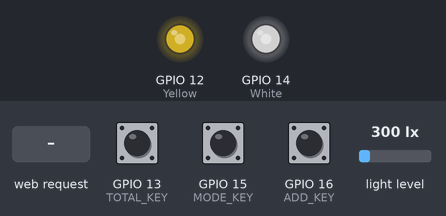
A sketch run on a simulated ESP8266 (NodeMCU). On the bench: output pins drawn as LEDs (lit = HIGH). Wiring (inferred from the names in the program): BH1750 light sensor at I2C address 0x23. The inputs (shaded band) are chosen by the test bench; at power-on: GPIO 13 (TOTAL_KEY) LOW, GPIO 15 (MODE_KEY) LOW, GPIO 16 (ADD_KEY) LOW, light level 300 lx. What the sketch prints to the serial monitor is not drawn.

Above: at 1.2 s.
1.3 s: GPIO 13 (TOTAL_KEY) pulled HIGH for 0.15 s
At 1.37 s:
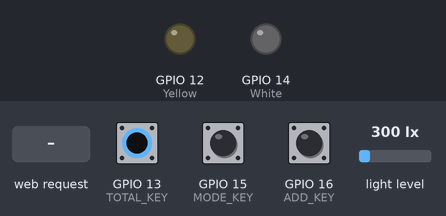
2.9 s: HTTP request GET /WH received
At 4.1 s:
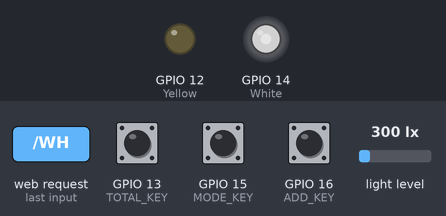
4.4 s: HTTP request GET /YL received
At 5.4 s:
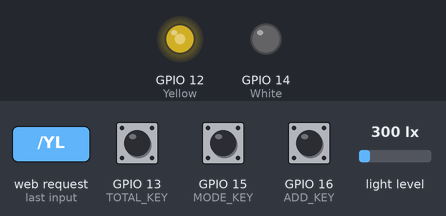
5.9 s: HTTP request GET /SUB received
At 6.5 s:
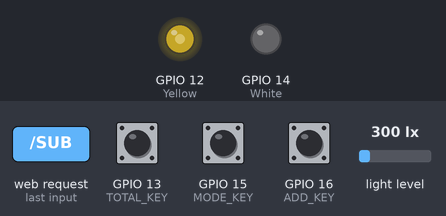
7.4 s: HTTP request GET /CB received
At 8.6 s:
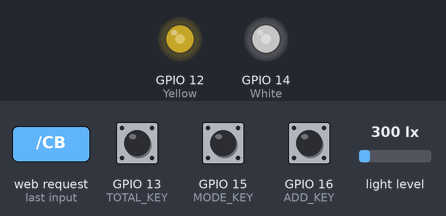
8.9 s: HTTP request GET /WH received
At 10.0 s:
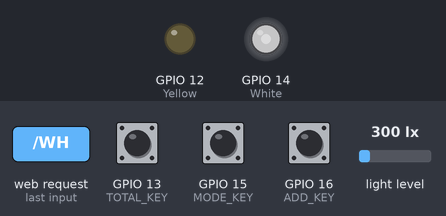
Timing chart, 0 to 11.4 s (numbered marks = the images above; inputs shaded):
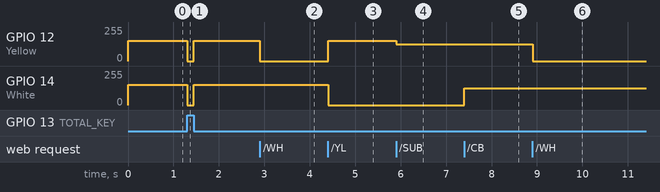

The sketch:

prj.ino
```cpp
#include <Wire.h> //IIC
#include <ESP8266WiFi.h>
#include <WiFiClient.h>
#include <ESP8266WebServer.h>
#include <ESP8266mDNS.h>
#include <string.h>

# define White 14 //GPIO0 D3
# define Yellow 12 //GPIO2 D4

#define  TOTAL_KEY  13
#define  MODE_KEY  15
#define  ADD_KEY   16
#define  SUB_KEY   2

#define MODE_KEY_VAL digitalRead(MODE_KEY)  //PULL_DOMN
#define ADD_KEY_VAL digitalRead(ADD_KEY)    //PULL_UP
#define SUB_KEY_VAL digitalRead(SUB_KEY)    //PULL_UP

//Wifi message
#ifndef STASSID
#define STASSID "ESP8266"
#define STAPSK  "00000000"
#endif

const char* ssid = STASSID;
const char* password = STAPSK;

uint8_t led_mode=2; //0:White,1:Yellow,2:White & Yellow
uint8_t pwm_mode=0; //0:AUTO,1:HAND
uint8_t led_switch=1; //0:off,1:on
int hand_mode_pwm_num=500;//the pwm num in hand mode
float pwm_num=0;//0~1000
float coefficient=-5;

int BH1750address = 0x23;
byte buff[2];
float lx_val = 0;

WiFiServer server(80);

uint8_t CONTORL_MODE=1;//0:hand,1:auto

void setup()
{
  Wire.begin();
  BH1750_Init(BH1750address);
  Serial.begin(115200);

  //PWM pin
  pinMode(White,OUTPUT);
  pinMode(Yellow,OUTPUT);

  //AP mode set
  WiFi.mode(WIFI_AP);
  WiFi.softAP(ssid, password);
  IPAddress IP = WiFi.softAPIP();
  Serial.println(IP);

  //key pin
  pinMode(TOTAL_KEY, INPUT);
  pinMode(MODE_KEY, INPUT);
  pinMode(ADD_KEY, INPUT);
  pinMode(SUB_KEY, INPUT);

  server.begin();

  analogWriteFreq(1000);
  analogWriteRange(1000);
}

void loop()
{
  uint8_t key_val=0;

  CONTORL_MODE=digitalRead(TOTAL_KEY);
  web_server();

  // parameter generation
  if(CONTORL_MODE)
  {
      if (2 == BH1750_Read(BH1750address))
    {
      if (buff[0] == 255 && buff[1] == 255)
    {
      lx_val = 65535;
    } else {
      lx_val = ((buff[0] << 8) | buff[1]) / 1.2; //芯片手册中规定的数值计算方式
    }
    Serial.print(lx_val, DEC);
    Serial.println("[lx]");
    }
    pwm_cal();
  }
  else
  {
    Serial.print(hand_mode_pwm_num);
    key_val=key_scan();
    switch(key_val)
    {
      case 1:
        if(led_mode==2)
        {
          led_mode=0;
        }
        else
        {
          led_mode++;
        }
      break;
      case 2:
        if(hand_mode_pwm_num<1000)
        {
          hand_mode_pwm_num+=100;
        }
        else
        {
          hand_mode_pwm_num=1000;
        }
      break;
      case 3:
        if(hand_mode_pwm_num>0)
      {
        hand_mode_pwm_num-=100;
      }
        else
      {
        hand_mode_pwm_num=0;
      }
      break;
      default:
      break;
    }
}


  //pwm output control
  if(led_switch||!CONTORL_MODE)
  {
  switch(led_mode)
  {
    case 0:
      analogWrite(Yellow,0);
      if(pwm_mode||!CONTORL_MODE)
      {
        analogWrite(White,hand_mode_pwm_num);
      }
      else
      {
        analogWrite(White,pwm_num);
      }
      break;
    case 1:
      analogWrite(White,0);
      if(pwm_mode||!CONTORL_MODE)
      {
        analogWrite(Yellow,hand_mode_pwm_num);
      }
      else
      {
        analogWrite(Yellow,pwm_num);
      }
      break;
    case 2:
      if(pwm_mode||!CONTORL_MODE)
      {
        analogWrite(White,hand_mode_pwm_num);
        analogWrite(Yellow,hand_mode_pwm_num);
      }
      else
      {
        analogWrite(White,pwm_num);
        analogWrite(Yellow,pwm_num);
      }
      break;
    default:
      analogWrite(Yellow,0);
      if(pwm_mode||!CONTORL_MODE)
      {
        analogWrite(White,hand_mode_pwm_num);
      }
      else
      {
        analogWrite(White,pwm_num);
      }
      break;
  }
  }
  else
  {
    analogWrite(White,0);
    analogWrite(Yellow,0);
  }


}

uint8_t key_flag=1;
uint8_t key_scan()
{
  if((MODE_KEY_VAL||!ADD_KEY_VAL||!SUB_KEY_VAL)&&key_flag)
  {
    key_flag=0;
    delay(10);
    if(MODE_KEY_VAL) return 1;
    else if(!ADD_KEY_VAL) return 2;
    else if(!SUB_KEY_VAL) return 3;
  }
  else if(!MODE_KEY_VAL&&ADD_KEY_VAL&&SUB_KEY_VAL) key_flag=1;
  return 0;
}


int BH1750_Read(int address)
{
  int i = 0;
  Wire.beginTransmission(address);
  Wire.requestFrom(address, 2);
  while (Wire.available())
  {
    buff[i] = Wire.read();  // receive one byte
    i++;
  }
  Wire.endTransmission();
  return i;
}

void BH1750_Init(int address)
{
  Wire.beginTransmission(address);
  Wire.write(0x10);
  Wire.endTransmission();
}

void pwm_cal()
{
  if(lx_val>200)
  {
    pwm_num=0;
  }
  else if(lx_val<=0)
  {
    pwm_num=1000;
  }
  else
  {
    pwm_num=coefficient*lx_val+1000;
  }

  if(pwm_num>1000)
  {
    pwm_num=1000;
  }

}

String  led_mode_s="晴朗";
String  pwm_mode_s="自动";
String  led_cond_s="关闭";
String  led_cond_opposite_s="开启";
String  led_cond_url_s="http://192.168.4.1/ON";
String  light_adjust_mode_s="(禁用)";
String  button_mode_s="style=\"height:75px;width:175px;font-size:30px;color:grey\"";
void web_server()
{
  WiFiClient client = server.available();

  if (client) {

  client.setTimeout(5000); // default is 1000

  // Read the first line of the request
  String req = client.readStringUntil('\r');
  Serial.println(F("request: "));
  Serial.println(req);


  // Match the request;url content
  if (req.indexOf(F("/WH")) != -1) {
    led_mode = 0;
    //led_mode_s="晴朗";
  } else if (req.indexOf(F("/YL")) != -1) {
    led_mode = 1;
    //led_mode_s="黄昏";
  }
  else if(req.indexOf(F("/CB")) != -1)
  {
    led_mode=2;
    //led_mode_s="多云";
  }
  else if(req.indexOf(F("/AU")) != -1)
  {
    pwm_mode=0;
    //pwm_mode_s="自动";
  }
  else if(req.indexOf(F("/HA")) != -1)
  {
    pwm_mode=1;
    //pwm_mode_s="手动";
  }
  else if(req.indexOf(F("/SUB")) != -1)
  {
    if(hand_mode_pwm_num>0)
    {
      hand_mode_pwm_num-=100;
    }
    else
    {
      hand_mode_pwm_num=0;
    }
  }
  else if(req.indexOf(F("/ADD")) != -1)
  {
    if(hand_mode_pwm_num<1000)
    {
      hand_mode_pwm_num+=100;
    }
    else
    {
      hand_mode_pwm_num=1000;
    }
  }
  else if(req.indexOf(F("/ON")) != -1)
  {
    led_switch=1;
    //led_cond_s="开启";
    //led_cond_opposite_s="关闭";
    //led_cond_url_s="http://192.168.4.1/OFF";
  }
  else if(req.indexOf(F("/OFF"))!=-1)
  {
    led_switch=0;
    //led_cond_s="关闭";
    //led_cond_opposite_s="开启";
    //led_cond_url_s="http://192.168.4.1/ON";
  }
  else {
    Serial.println(F("invalid request"));
  }

//string judge
  if(led_switch)
  {
    led_cond_s="开启";
    led_cond_opposite_s="关闭";
    led_cond_url_s="http://192.168.4.1/OFF";
  }
  else
  {
    led_cond_s="关闭";
    led_cond_opposite_s="开启";
    led_cond_url_s="http://192.168.4.1/ON";
  }

  if(!pwm_mode)
  {
    pwm_mode_s="自动";
    light_adjust_mode_s="(禁用)";
    button_mode_s="style=\"height:75px;width:175px;font-size:30px;color:darkgrey\"";
  }
  else
  {
    pwm_mode_s="手动";
    light_adjust_mode_s="(启用)";
    button_mode_s="style=\"height:75px;width:175px;font-size:30px;color:black\"";
  }

  switch(led_mode)
  {
    case 0:
      led_mode_s="晴朗";
      break;
    case 1:
      led_mode_s="黄昏";
      break;
    case 2:
      led_mode_s="多云";
      break;
    default:
    break;
  }

  // read/ignore the rest of the request
  // do not client.flush(): it is for output only, see below
  while (client.available()) {
    // byte by byte is not very efficient
    client.read();
  }

  // Send the response to the client
  // it is OK for multiple small client.print/write,
  // because nagle algorithm will group them into one single packet
String Page=String("HTTP/1.1 200 OK\r\nContent-Type: text/html\r\n\r\n<!DOCTYPE html>")+
"<html>"+
"<head>"+
"<meta charset=\"utf-8\">"+
"<title>灯光画远程遥控服务器</title>"+
"</head>"+
"<body>"+
"<h1 style=\"text-align:center;font-size:60px;\">欢迎使用灯光画远程遥控服务器</h1>"+
"<hr />"+
"<h2 style=\"text-align:center;font-size:50px;\">总开关</h2>"+
"<p style=\"text-align:center;\">"+
    "<font style=\"font-size:40px\">"+
        "现在的灯光画已经<b style=\"color:red;\">"+led_cond_s+"</b>，点击下列选项可<b>"+led_cond_opposite_s+"</b>灯光画"+
    "</font>"+
    "<form style=\"text-align:center;\">"+
        "<input type=\"button\" value=\" "+led_cond_opposite_s+" \" style=\"height:75px;width:175px;font-size:30px;\" onclick=\"window.location.href='"+led_cond_url_s+"'\">"+
    "</form>"+
"</p>"+
"<hr/>"+
"<h2 style=\"text-align:center;font-size:50px;\">光色选择</h2>"+
"<p style=\"text-align:center;\">"+
    "<font style=\"font-size:40px\">"+
        "现在的光色是<b style=\"color:red;\">"+led_mode_s+"</b>，点击下列选项可切换光色"+
    "</font>"+
    "<form style=\"text-align:center;\">"+
        "<input type=\"button\" style=\"height:75px;width:175px;font-size:30px;\" value=\"晴朗\" onclick=\"window.location.href='http://192.168.4.1/WH'\">" +
        "<input type=\"button\" style=\"height:75px;width:175px;font-size:30px;\" value=\"黄昏\" onclick=\"window.location.href='http://192.168.4.1/YL'\">" +
        "<input type=\"button\" style=\"height:75px;width:175px;font-size:30px;\" value=\"多云\" onclick=\"window.location.href='http://192.168.4.1/CB'\">" +
    "</form>"+
"</p>"+
"<hr/>"+
"<h2 style=\"text-align:center;font-size:50px;\">调光模式</h2>"+
"<p style=\"text-align:center;\">"+
    "<font style=\"font-size:40px\">"+
        "现在的调光模式是<b style=\"color:red;\">"+pwm_mode_s+"</b>，点击下列选项可切换调光模式"+
    "</font>"+
    "<form style=\"text-align:center;\">"+
      "<input type=\"button\" style=\"height:75px;width:175px;font-size:30px;\" value=\"自动\" onclick=\"window.location.href='http://192.168.4.1/AU'\">"+
      "<input type=\"button\" style=\"height:75px;width:175px;font-size:30px;\" value=\"手动\" onclick=\"window.location.href='http://192.168.4.1/HA'\">"+
    "</form>"+
"</p>"+
"<hr />"+
"<h2 style=\"text-align:center;font-size:50px;\">亮度调节"+light_adjust_mode_s+"</h2>"+
"<p style=\"text-align:center;\">"+
    "<font style=\"font-size:40px\">"+
        "现在的亮度是<b style=\"color:red;\">"+String(hand_mode_pwm_num/10)+"%</b>，点击下列选项可调节光亮度"+
    "</font>"+
    "<br>"+
    "<font size=\"2\" style=\"color:red;font-size:30px;\">"+
        "注:此功能在<i>自动调光</i>模式下无效"+
    "</font>"+
    "<form style=\"text-align:center;\">"+
        "<input type=\"button\"" +button_mode_s+ " value=\"-10%\" onclick=\"window.location.href='http://192.168.4.1/SUB'\">"+
        "<input type=\"button\"" +button_mode_s+ " value=\"+10%\" onclick=\"window.location.href='http://192.168.4.1/ADD'\">"+
    "</form>"+
"</p>"+
"<hr/>"+
"<p style=\"color:blueviolet;text-align:center;font-size:20px;\">"+
    "Copyright © Tao"+
"</p>"+
"</html>";
  client.print(Page);
  // The client will actually be *flushed* then disconnected
  // when the function returns and 'client' object is destroyed (out-of-scope)
  // flush = ensure written data are received by the other side
  Serial.println(F("Disconnecting from client"));
  }
}
```

Measured:
- after the input at 1.3 s, GPIO 12 (Yellow), GPIO 14 (White): 153/255 → 0/255 at once, → 153/255 0.15 s later
- after the input at 2.9 s, GPIO 12 (Yellow): 153/255 → 0/255 at once
- after the input at 4.4 s, GPIO 12 (Yellow): 0/255 → 153/255 at once; GPIO 14 (White): 153/255 → 0/255 at once
- after the input at 5.9 s, GPIO 12 (Yellow): 153/255 → 127/255 at once
- after the input at 7.4 s, GPIO 14 (White): 0/255 → 127/255 at once
- after the input at 8.9 s, GPIO 12 (Yellow): 127/255 → 0/255 at once
